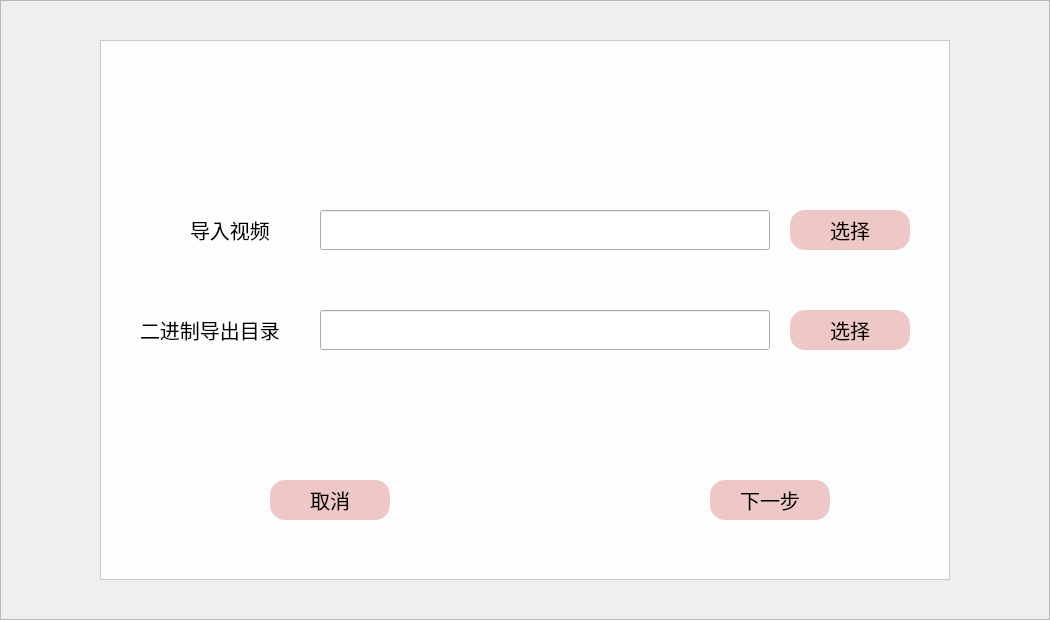
<?xml version="1.0" encoding="UTF-8"?>
<ui version="4.0">
 <class>Decode</class>
 <widget class="QWidget" name="Decode">
  <property name="geometry">
   <rect>
    <x>0</x>
    <y>0</y>
    <width>1050</width>
    <height>620</height>
   </rect>
  </property>
  <property name="minimumSize">
   <size>
    <width>1050</width>
    <height>620</height>
   </size>
  </property>
  <property name="maximumSize">
   <size>
    <width>1050</width>
    <height>620</height>
   </size>
  </property>
  <property name="windowTitle">
   <string>Form</string>
  </property>
  <widget class="QFrame" name="frBg">
   <property name="geometry">
    <rect>
     <x>0</x>
     <y>0</y>
     <width>1050</width>
     <height>620</height>
    </rect>
   </property>
   <property name="styleSheet">
    <string notr="true">QFrame#frBg{
background-image:url(:/main/img/bg.jpg);
}
QFrame#frWhite{
background-color:rgb(255,255,255,230);
}

</string>
   </property>
   <property name="frameShape">
    <enum>QFrame::StyledPanel</enum>
   </property>
   <property name="frameShadow">
    <enum>QFrame::Raised</enum>
   </property>
   <widget class="QFrame" name="frWhite">
    <property name="geometry">
     <rect>
      <x>100</x>
      <y>40</y>
      <width>850</width>
      <height>540</height>
     </rect>
    </property>
    <property name="styleSheet">
     <string notr="true">*{
	font-family:STXihei, &quot;华文细黑&quot;, &quot;Microsoft YaHei&quot;, &quot;微软雅黑&quot;;
font-size:20px;
}
QPushButton{
border-radius:15px;
background:rgb(237,200,199)

}
QPushButton:hover{
background:rgb(255,208,204);
}
</string>
    </property>
    <property name="frameShape">
     <enum>QFrame::StyledPanel</enum>
    </property>
    <property name="frameShadow">
     <enum>QFrame::Raised</enum>
    </property>
    <widget class="QPushButton" name="btnDecodeDe">
     <property name="geometry">
      <rect>
       <x>610</x>
       <y>440</y>
       <width>120</width>
       <height>40</height>
      </rect>
     </property>
     <property name="text">
      <string>下一步</string>
     </property>
    </widget>
    <widget class="QPushButton" name="btnDecodeCancel">
     <property name="geometry">
      <rect>
       <x>170</x>
       <y>440</y>
       <width>120</width>
       <height>40</height>
      </rect>
     </property>
     <property name="text">
      <string>取消</string>
     </property>
    </widget>
    <widget class="QLabel" name="labelDecodePath">
     <property name="geometry">
      <rect>
       <x>90</x>
       <y>170</y>
       <width>101</width>
       <height>40</height>
      </rect>
     </property>
     <property name="text">
      <string>导入视频</string>
     </property>
    </widget>
    <widget class="QLineEdit" name="lineEditDecodePath">
     <property name="geometry">
      <rect>
       <x>220</x>
       <y>170</y>
       <width>450</width>
       <height>40</height>
      </rect>
     </property>
    </widget>
    <widget class="QPushButton" name="btnDecodeSelect">
     <property name="geometry">
      <rect>
       <x>690</x>
       <y>170</y>
       <width>120</width>
       <height>40</height>
      </rect>
     </property>
     <property name="text">
      <string>选择</string>
     </property>
    </widget>
    <widget class="QLineEdit" name="lineEditOutput">
     <property name="geometry">
      <rect>
       <x>220</x>
       <y>270</y>
       <width>450</width>
       <height>40</height>
      </rect>
     </property>
    </widget>
    <widget class="QPushButton" name="btnDecodeSelect2">
     <property name="geometry">
      <rect>
       <x>690</x>
       <y>270</y>
       <width>120</width>
       <height>40</height>
      </rect>
     </property>
     <property name="text">
      <string>选择</string>
     </property>
    </widget>
    <widget class="QLabel" name="labelDecodePath_2">
     <property name="geometry">
      <rect>
       <x>40</x>
       <y>270</y>
       <width>151</width>
       <height>40</height>
      </rect>
     </property>
     <property name="text">
      <string>二进制导出目录</string>
     </property>
    </widget>
   </widget>
  </widget>
 </widget>
 <resources/>
 <connections/>
</ui>
